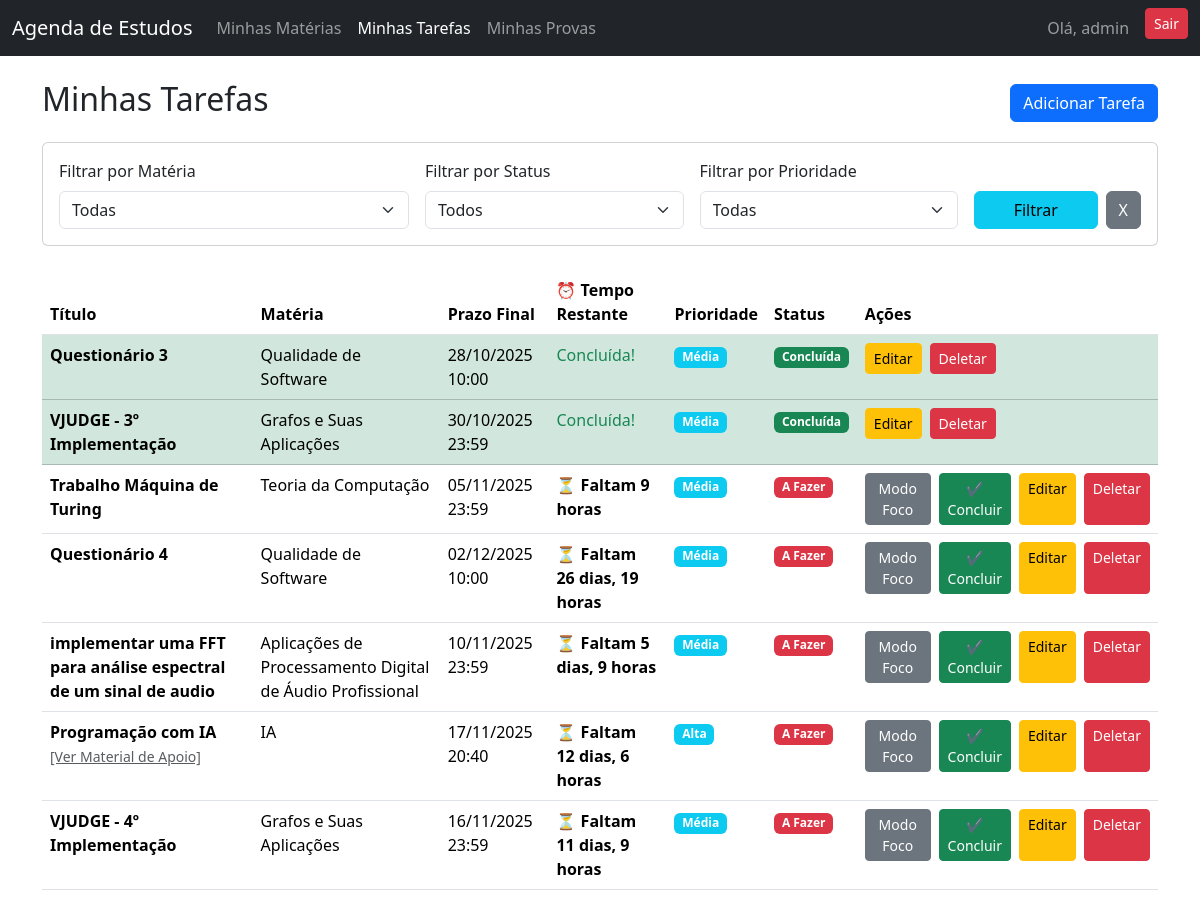
/tarefas/ (signed in), run on the app's committed database.
### agenda/models.py (models this page shows, shortened)
class Tarefa(models.Model):
    STATUS_CHOICES = [('A', 'A Fazer'), ('E', 'Em Andamento'), ('C', 'Concluída')]
    PRIORIDADE_CHOICES = [('B', 'Baixa'), ('M', 'Média'), ('A', 'Alta')]
    materia = models.ForeignKey(Materia, on_delete=models.CASCADE, related_name='tarefas')
    titulo = models.CharField(max_length=200)
    descricao = models.TextField(blank=True, null=True)
    data_inicio = models.DateTimeField(verbose_name="Data de Início")
    data_fim = models.DateTimeField(verbose_name="Data de Fim")
    status = models.CharField(max_length=1, choices=STATUS_CHOICES, default='A')
    prioridade = models.CharField(max_length=1, choices=PRIORIDADE_CHOICES, default='M')
    link_anexo = models.URLField(
        max_length=500,
        blank=True,
        null=True,
        verbose_name="Link de Anexo/Material de Apoio"
    )
    class Meta:
        ordering = ['data_inicio']

class Materia(models.Model):
    usuario = models.ForeignKey(User, on_delete=models.CASCADE)
    nomenclatura = models.CharField(max_length=10, blank=True, verbose_name="Sigla")
    nome = models.CharField(max_length=100)
    notas_materia = models.TextField(
        blank=True,
        null=True,
        verbose_name="Anotações da Matéria"
    )
    link_plano_ensino = models.URLField(
        max_length=500,
        blank=True,
        null=True,
        verbose_name="Link do Plano de Ensino"
    )
    class Meta:
        verbose_name_plural = "Matérias"

### agenda/views.py (the view)
# urls.py: path('tarefas/', views.tarefa_list, name='tarefa_list'),
@login_required
def tarefa_list(request):
    tarefas = Tarefa.objects.filter(materia__usuario=request.user)
    materia_id = request.GET.get('materia')
    status = request.GET.get('status')
    prioridade = request.GET.get('prioridade')
    if materia_id:
        tarefas = tarefas.filter(materia__id=materia_id)
    if status:
        tarefas = tarefas.filter(status=status)
    if prioridade:
        tarefas = tarefas.filter(prioridade=prioridade)
    tarefas = tarefas.order_by('data_inicio')
    context = {
        'tarefas': tarefas,
        'all_materias': Materia.objects.filter(usuario=request.user),
        'status_choices': Tarefa.STATUS_CHOICES,
        'prioridade_choices': Tarefa.PRIORIDADE_CHOICES,
        'current_filters': {
            'materia': int(materia_id) if materia_id else None,
            'status': status,
            'prioridade': prioridade,
        }
    }
    return render(request, 'agenda/tarefa_list.html', context)

### agenda/templatetags/tempo_restante.py (called while the page is built, shortened)
@register.filter
def formatar_tempo_restante(data_fim):
    if data_fim is None:
        return ""
    diferenca = data_fim - timezone.now()
    total_segundos = diferenca.total_seconds()
    dias = int(total_segundos // 86400)
    total_segundos -= dias * 86400
    horas = int(total_segundos // 3600)
    total_segundos -= horas * 3600
    minutos = int(total_segundos // 60)
    partes = []
    if dias > 0:
        partes.append(f"{dias} dia{'s' if dias > 1 else ''}")
    if horas > 0:
        partes.append(f"{horas} hora{'s' if horas > 1 else ''}")
    if minutos > 0 and dias == 0 and horas == 0:
        partes.append(f"{minutos} minuto{'s' if minutos > 1 else ''}")
    if not partes:
        return "⏳ Vence em breve..."
    return f"⏳ Faltam {', '.join(partes)}"

### agenda/templates/agenda/tarefa_list.html (shortened to what this page needs)
{% extends 'agenda/base.html' %}
{% load tempo_restante %}
{% block content %}
    <div class="d-flex justify-content-between align-items-center mb-3">
        <h2>Minhas Tarefas</h2>
        <a href="{% url 'tarefa_create' %}" class="btn btn-primary">Adicionar Tarefa</a>
    </div>
    <div class="card card-body mb-4">
        <form method="GET" action="{% url 'tarefa_list' %}">
            <div class="row g-3">
                <div class="col-md-4">
                    <label for="materia" class="form-label">Filtrar por Matéria</label>
                    <select name="materia" id="materia" class="form-select">
                        <option value="">Todas</option>
                    </select>
                </div>
                <div class="col-md-3">
                    <label for="status" class="form-label">Filtrar por Status</label>
                    <select name="status" id="status" class="form-select">
                        <option value="">Todos</option>
                    </select>
                </div>
                <div class="col-md-3">
                    <label for="prioridade" class="form-label">Filtrar por Prioridade</label>
                    <select name="prioridade" id="prioridade" class="form-select">
                        <option value="">Todas</option>
                    </select>
                </div>
                <div class="col-md-2 d-flex align-items-end">
                    <button type="submit" class="btn btn-info w-100">Filtrar</button>
                    <a href="{% url 'tarefa_list' %}" class="btn btn-secondary ms-2" title="Limpar Filtros">X</a>
                </div>
            </div>
        </form>
    </div>
    <div class="table-responsive">
        <table class="table table-hover">
            <thead>
                <tr>
                    <th>Título</th>
                    <th>Matéria</th>
                    <th>Prazo Final</th>
                    <th>⏰ Tempo Restante</th>
                    <th>Prioridade</th>
                    <th>Status</th>
                    <th>Ações</th>
                </tr>
            </thead>
            <tbody>
                {% for tarefa in tarefas %}
                <tr class="{% if tarefa.status == 'C' %}table-success{% endif %}">
                    <td>
                        <strong>{{ tarefa.titulo }}</strong>
                        {% if tarefa.link_anexo %}
                            <br><a href="{{ tarefa.link_anexo }}" target="_blank" class="small text-muted text-decoration-underline">
                                [Ver Material de Apoio]
                            </a>
                        {% endif %}
                    </td>
                    <td>{{ tarefa.materia.nome }}</td>
                    <td>{{ tarefa.data_fim|date:"d/m/Y H:i" }}</td>
                    <td>
                        {% if tarefa.status != 'C' %}
                            <span class="fw-bold">
                                {{ tarefa.data_fim|formatar_tempo_restante }}
                            </span>
                        {% else %}
                            <span class="text-success">Concluída!</span>
                        {% endif %}
                    </td>
                    <td><span class="badge bg-info">{{ tarefa.get_prioridade_display }}</span></td>
                    <td>
                        {% if tarefa.status == 'C' %}
                            <span class="badge bg-success">Concluída</span>
                        {% elif tarefa.status == 'A' %}
                            <span class="badge bg-danger">A Fazer</span>
                        {% else %}
                            <span class="badge bg-warning text-dark">Em Andamento</span>
                        {% endif %}
                    </td>
                    <td>
                        <div class="d-flex flex-nowrap">
                            {% if tarefa.status != 'C' %}
                                <a href="{% url 'tarefa_foco' tarefa.pk %}" class="btn btn-secondary btn-sm me-2">
                                    Modo Foco
                                </a>
                                <a href="{% url 'tarefa_concluir' tarefa.pk %}" class="btn btn-success btn-sm me-2">
                                    ✔ Concluir
                                </a>
                            {% endif %}
                            <a href="{% url 'tarefa_update' tarefa.pk %}" class="btn btn-warning btn-sm me-2">Editar</a>
                            <a href="{% url 'tarefa_delete' tarefa.pk %}" class="btn btn-danger btn-sm">Deletar</a>
                        </div>
                    </td>
                </tr>
                {% endfor %}
            </tbody>
        </table>
    </div>
{% endblock content %}

### agenda/templates/agenda/base.html (shortened to what this page needs)
<!doctype html>
<html lang="pt-br">
<head>
    <link href="https://cdn.jsdelivr.net/npm/bootstrap@5.3.2/dist/css/bootstrap.min.css" rel="stylesheet">
</head>
<body>
    <nav class="navbar navbar-expand-lg navbar-dark bg-dark">
        <div class="container-fluid">
            <a class="navbar-brand" href="{% url 'home' %}">Agenda de Estudos</a>
            <div class="collapse navbar-collapse" id="navbarNav">
                {% if user.is_authenticated %}
                    <ul class="navbar-nav me-auto mb-2 mb-lg-0">
                        <li class="nav-item">
                            <a class="nav-link {% if request.resolver_match.url_name == 'materia_list' %}active{% endif %}" href="{% url 'materia_list' %}">Minhas Matérias</a>
                        </li>
                        <li class="nav-item">
                            <a class="nav-link {% if request.resolver_match.url_name == 'tarefa_list' %}active{% endif %}" href="{% url 'tarefa_list' %}">Minhas Tarefas</a>
                        </li>
                        <li class="nav-item">
                            <a class="nav-link {% if request.resolver_match.url_name == 'prova_list' %}active{% endif %}" href="{% url 'prova_list' %}">Minhas Provas</a>
                        </li>
                    </ul>
                {% endif %}
                <div class="d-flex ms-auto">
                    {% if user.is_authenticated %}
                        <span class="navbar-text me-3">Olá, {{ user.username }}</span>
                        <form method="POST" action="{% url 'logout' %}">
                            <button class="btn btn-danger btn-sm" type="submit">Sair</button>
                        </form>
                    {% else %}
                        <a href="{% url 'login' %}" class="btn btn-success me-2">Entrar</a>
                        <a href="{% url 'cadastro' %}" class="btn btn-primary">Cadastrar</a>
                    {% endif %}
                </div>
            </div>
        </div>
    </nav>
    <main class="container mt-4">
        {% block content %}{% endblock %}
    </main>
</body>
</html>

### data on the page
Tarefa: titulo "Questionário 3", materia.nome "Qualidade de Software", data_fim "28/10/2025 10:00", status "Concluída!", prioridade "Média"
Tarefa: titulo "VJUDGE - 3º Implementação", materia.nome "Grafos e Suas Aplicações", data_fim "30/10/2025 23:59", status "Concluída!", prioridade "Média"
Tarefa: titulo "Trabalho Máquina de Turing", materia.nome "Teoria da Computação", data_fim "05/11/2025 23:59", data_fim "⏳ Faltam 9 horas", prioridade "Média", status "A Fazer"
Tarefa: titulo "Questionário 4", materia.nome "Qualidade de Software", data_fim "02/12/2025 10:00", data_fim "⏳ Faltam 26 dias, 19 horas", prioridade "Média", status "A Fazer"
Tarefa: titulo "implementar uma FFT para análise espectral de um sinal de audio", materia.nome "Aplicações de Processamento Digital de Áudio Profissional", data_fim "10/11/2025 23:59", data_fim "⏳ Faltam 5 dias, 9 horas", prioridade "Média", status "A Fazer"
Tarefa: titulo "Programação com IA", materia.nome "IA", data_fim "17/11/2025 20:40", data_fim "⏳ Faltam 12 dias, 6 horas", prioridade "Alta", status "A Fazer"
Tarefa: titulo "VJUDGE - 4º Implementação", materia.nome "Grafos e Suas Aplicações", data_fim "16/11/2025 23:59", data_fim "⏳ Faltam 11 dias, 9 horas", prioridade "Média", status "A Fazer"

### other printed values
{{ user.username }} "admin"
